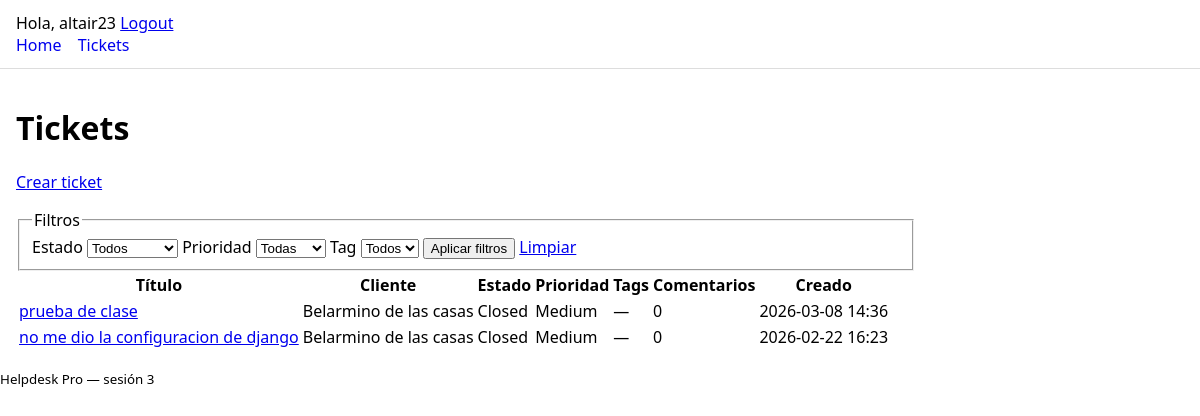
/tickets/ (signed in), run on an earlier commit of the app's database.
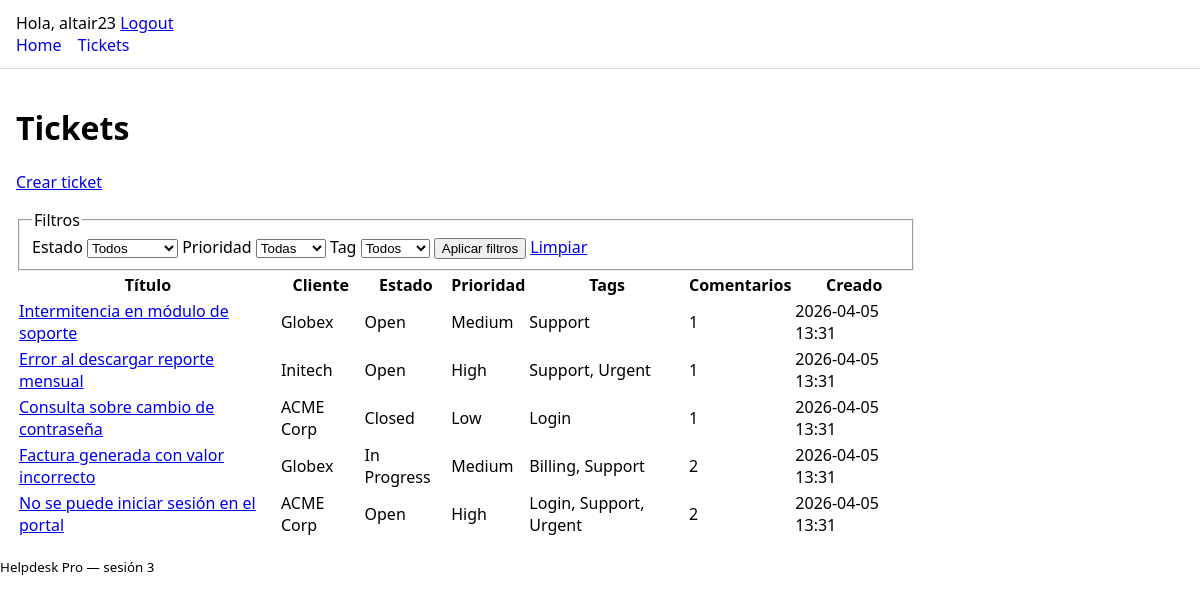
And on a later commit of the database.
### helpdesk/models.py (models this page shows, shortened)
class Ticket(models.Model):
    class Status(models.TextChoices):
        OPEN = "open", "Open"
        IN_PROGRESS = "in_progress", "In Progress"
        CLOSED = "closed", "Closed"
    class Priority(models.IntegerChoices):
        LOW = 1, "Low"
        MEDIUM = 2, "Medium"
        HIGH = 3, "High"
    title = models.CharField(max_length=200)
    customer = models.ForeignKey(Customer, on_delete=models.PROTECT, related_name="tickets")
    status = models.CharField(max_length=20, choices=Status.choices, default=Status.OPEN, db_index=True)
    priority = models.IntegerField(choices=Priority.choices, default=Priority.MEDIUM, db_index=True)
    tags = models.ManyToManyField(Tag, related_name="tickets", blank=True)
    created_at = models.DateTimeField(auto_now_add=True)
    objects = TicketQuerySet.as_manager()
    class Meta:
        ordering = ["-created_at", "-id"]
        constraints = [
            models.CheckConstraint(
                condition=~Q(title=""),
                name="ticket_title_not_empty",
            )
        ]
        indexes = [
            models.Index(fields=["status", "priority"], name="ticket_status_priority_idx"),
            models.Index(fields=["customer", "created_at"], name="ticket_customer_created_idx"),
        ]

class Customer(models.Model):
    name = models.CharField(max_length=120)
    email = models.EmailField(unique=True)
    class Meta:
        ordering = ["name"]

class Tag(models.Model):
    name = models.CharField(max_length=50, unique=True)
    slug = models.SlugField(max_length=60, unique=True)
    class Meta:
        ordering = ["name"]

### helpdesk/views.py (the view)
# urls.py: path("tickets/", views.TicketListView.as_view(), name="ticket_list"),
class TicketListView(LoginRequiredMixin, ListView):
    model = Ticket
    template_name = "helpdesk/ticket_list.html"
    context_object_name = "tickets"
    paginate_by = 10
    def get_queryset(self):
        status = self.request.GET.get("status") or None
        priority = self.request.GET.get("priority") or None
        tag = self.request.GET.get("tag") or None
        return (
            Ticket.objects.with_related_for_listing()
            .with_comment_count()
            .filter_by_params(status=status, priority=priority, tag=tag)
            .ordered_for_listing()
        )
    def get_context_data(self, **kwargs):
        context = super().get_context_data(**kwargs)
        current_status = self.request.GET.get("status", "")
        current_priority = self.request.GET.get("priority", "")
        current_tag = self.request.GET.get("tag", "")
        params = self.request.GET.copy()
        params.pop("page", None)
        context.update(
            {
                "status_choices": Ticket.Status.choices,
                "priority_choices": Ticket.Priority.choices,
                "available_tags": Tag.objects.all(),
                "current_status": current_status,
                "current_priority": current_priority,
                "current_tag": current_tag,
                "page_querystring": urlencode(params, doseq=True),
            }
        )
        return context

### helpdesk/models.py (called while the page is built)
    def with_related_for_listing(self):
        return self.select_related("customer").prefetch_related("tags")

    def with_comment_count(self):
        return self.annotate(comment_count=Count("comments", distinct=True))

    def ordered_for_listing(self):
        return self.order_by("-created_at", "-id")

    def by_status(self, status: str | None):
        if status:
            return self.filter(status=status)
        return self

    def by_priority(self, priority: str | int | None):
        if priority not in (None, ""):
            return self.filter(priority=priority)
        return self

    def by_tag(self, tag_slug: str | None):
        if tag_slug:
            return self.filter(tags__slug=tag_slug).distinct()
        return self

    def filter_by_params(self, *, status=None, priority=None, tag=None):
        return self.by_status(status).by_priority(priority).by_tag(tag)

### helpdesk/templates/helpdesk/ticket_list.html (shortened to what this page needs)
{% extends "base.html" %}
{% block content %}
  <h1>Tickets</h1>
  <p>
    <a href="{% url 'ticket_create' %}">Crear ticket</a>
  </p>
  <form method="get">
    <fieldset>
      <legend>Filtros</legend>
      <label for="status">Estado</label>
      <select name="status" id="status">
        <option value="">Todos</option>
      </select>
      <label for="priority">Prioridad</label>
      <select name="priority" id="priority">
        <option value="">Todas</option>
      </select>
      <label for="tag">Tag</label>
      <select name="tag" id="tag">
        <option value="">Todos</option>
      </select>
      <button type="submit">Aplicar filtros</button>
      <a href="{% url 'ticket_list' %}">Limpiar</a>
    </fieldset>
  </form>
  <table>
    <thead>
      <tr>
        <th>Título</th>
        <th>Cliente</th>
        <th>Estado</th>
        <th>Prioridad</th>
        <th>Tags</th>
        <th>Comentarios</th>
        <th>Creado</th>
      </tr>
    </thead>
    <tbody>
      {% for t in tickets %}
        <tr>
          <td><a href="{% url 'ticket_detail' t.pk %}">{{ t.title }}</a></td>
          <td>{{ t.customer.name }}</td>
          <td>{{ t.get_status_display }}</td>
          <td>{{ t.get_priority_display }}</td>
          <td>
            {% for tag in t.tags.all %}
              <span>{{ tag.name }}</span>{% if not forloop.last %}, {% endif %}
            {% empty %}
              <span>—</span>
            {% endfor %}
          </td>
          <td>{{ t.comment_count }}</td>
          <td>{{ t.created_at|date:"Y-m-d H:i" }}</td>
        </tr>
      {% empty %}
        <tr><td colspan="7">No hay tickets para los filtros seleccionados.</td></tr>
      {% endfor %}
    </tbody>
  </table>
{% endblock %}

### core/templates/base.html (shortened to what this page needs)
{% load static %}
<!doctype html>
<html lang="es">
  <head>
    <link rel="stylesheet" href="{% static 'css/app.css' %}">
  </head>
  <body>
    <header class="site-header">
      {% if user.is_authenticated %}
        <span>Hola, {{ user.username }}</span>
        <a href="{% url 'logout' %}">Logout</a>
      {% else %}
        <a href="{% url 'login' %}">Login</a>
      {% endif %}
      <nav class="nav">
        <a href="{% url 'home' %}">Home</a>
        <a href="{% url 'ticket_list' %}">Tickets</a>
      </nav>
    </header>
    <main class="container">
      {% block content %}{% endblock %}
    </main>
    <footer class="site-footer">
      <small>Helpdesk Pro — sesión 3</small>
    </footer>
  </body>
</html>

### core/static/css/app.css (style rules this page uses)
body { font-family: system-ui, Arial, sans-serif; margin: 0; }
.site-header { padding: 12px 16px; border-bottom: 1px solid #ddd; }
.nav a { margin-right: 12px; text-decoration: none; }
.container { padding: 16px; max-width: 900px; }

What changed in the data, as far as the page shows it:
removed Ticket: title "prueba de clase", customer.name "Belarmino de las casas", status "Closed", priority "Medium", comment_count "0", created_at "2026-03-08 14:36"
removed Ticket: title "no me dio la configuracion de django", customer.name "Belarmino de las casas", status "Closed", priority "Medium", comment_count "0", created_at "2026-02-22 16:23"
added Ticket: title "Intermitencia en módulo de soporte", customer.name "Globex", status "Open", priority "Medium", comment_count "1", created_at "2026-04-05 13:31"
added Tag: name "Support"
added Ticket: title "Error al descargar reporte mensual", customer.name "Initech", status "Open", priority "High", comment_count "1", created_at "2026-04-05 13:31"
added Tag: name "Urgent"
added Ticket: title "Consulta sobre cambio de contraseña", customer.name "ACME Corp", status "Closed", priority "Low", comment_count "1", created_at "2026-04-05 13:31"
added Tag: name "Login"
added Ticket: title "Factura generada con valor incorrecto", customer.name "Globex", status "In Progress", priority "Medium", comment_count "2", created_at "2026-04-05 13:31"
added Tag: name "Billing", shown under "Factura generada con valor incorrecto"
added Ticket: title "No se puede iniciar sesión en el portal", customer.name "ACME Corp", status "Open", priority "High", comment_count "2", created_at "2026-04-05 13:31"
